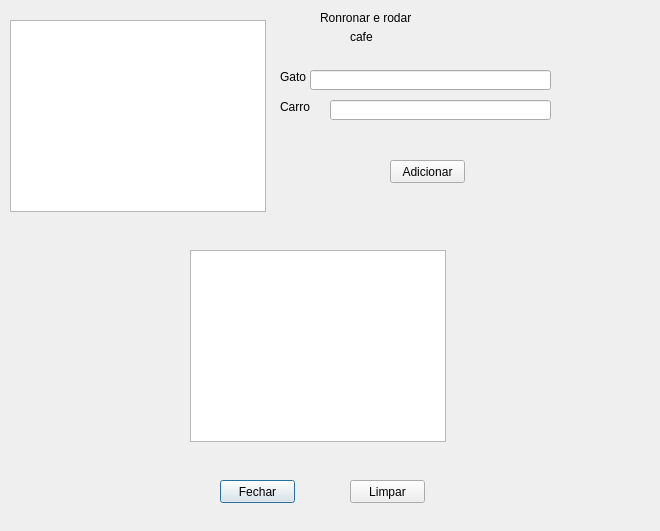
<?xml version="1.0" encoding="UTF-8"?>
<ui version="4.0">
 <class>Dialog</class>
 <widget class="QDialog" name="Dialog">
  <property name="geometry">
   <rect>
    <x>0</x>
    <y>0</y>
    <width>660</width>
    <height>531</height>
   </rect>
  </property>
  <property name="windowTitle">
   <string>Dialog</string>
  </property>
  <widget class="QLabel" name="label">
   <property name="geometry">
    <rect>
     <x>280</x>
     <y>100</y>
     <width>47</width>
     <height>13</height>
    </rect>
   </property>
   <property name="text">
    <string>Carro</string>
   </property>
  </widget>
  <widget class="QGraphicsView" name="graphicsView">
   <property name="geometry">
    <rect>
     <x>10</x>
     <y>20</y>
     <width>256</width>
     <height>192</height>
    </rect>
   </property>
  </widget>
  <widget class="QLabel" name="label_2">
   <property name="geometry">
    <rect>
     <x>280</x>
     <y>70</y>
     <width>47</width>
     <height>13</height>
    </rect>
   </property>
   <property name="text">
    <string>Gato</string>
   </property>
  </widget>
  <widget class="QLineEdit" name="lineGato">
   <property name="geometry">
    <rect>
     <x>310</x>
     <y>70</y>
     <width>241</width>
     <height>20</height>
    </rect>
   </property>
  </widget>
  <widget class="QLineEdit" name="lineCarro">
   <property name="geometry">
    <rect>
     <x>330</x>
     <y>100</y>
     <width>221</width>
     <height>20</height>
    </rect>
   </property>
  </widget>
  <widget class="QLabel" name="label_4">
   <property name="geometry">
    <rect>
     <x>320</x>
     <y>10</y>
     <width>161</width>
     <height>16</height>
    </rect>
   </property>
   <property name="text">
    <string>Ronronar e rodar </string>
   </property>
  </widget>
  <widget class="QLabel" name="label_5">
   <property name="geometry">
    <rect>
     <x>350</x>
     <y>30</y>
     <width>47</width>
     <height>13</height>
    </rect>
   </property>
   <property name="text">
    <string>cafe</string>
   </property>
  </widget>
  <widget class="QListWidget" name="lista_gato">
   <property name="geometry">
    <rect>
     <x>190</x>
     <y>250</y>
     <width>256</width>
     <height>192</height>
    </rect>
   </property>
  </widget>
  <widget class="QPushButton" name="btnFechar">
   <property name="geometry">
    <rect>
     <x>220</x>
     <y>480</y>
     <width>75</width>
     <height>23</height>
    </rect>
   </property>
   <property name="text">
    <string>Fechar</string>
   </property>
  </widget>
  <widget class="QPushButton" name="btnLimpar">
   <property name="geometry">
    <rect>
     <x>350</x>
     <y>480</y>
     <width>75</width>
     <height>23</height>
    </rect>
   </property>
   <property name="text">
    <string>Limpar</string>
   </property>
  </widget>
  <widget class="QPushButton" name="btnAdicionar">
   <property name="geometry">
    <rect>
     <x>390</x>
     <y>160</y>
     <width>75</width>
     <height>23</height>
    </rect>
   </property>
   <property name="text">
    <string>Adicionar</string>
   </property>
  </widget>
 </widget>
 <resources/>
 <connections/>
</ui>
